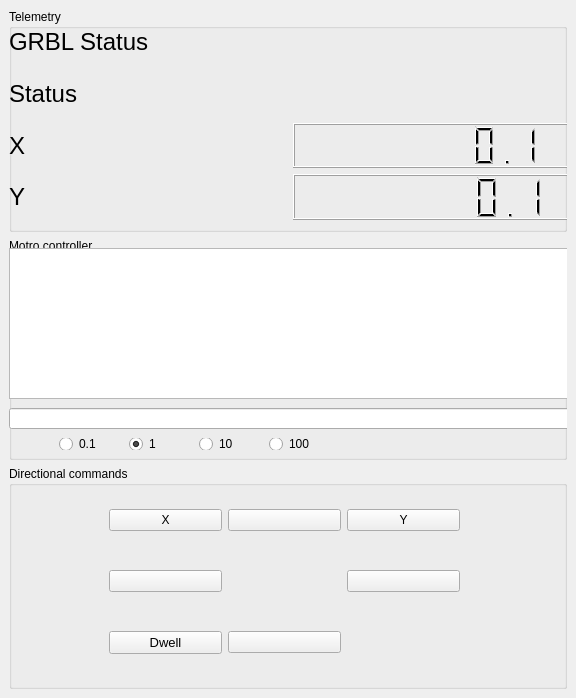
<?xml version="1.0" encoding="UTF-8"?>
<ui version="4.0">
 <class>MainWindow</class>
 <widget class="QMainWindow" name="MainWindow">
  <property name="geometry">
   <rect>
    <x>0</x>
    <y>0</y>
    <width>576</width>
    <height>698</height>
   </rect>
  </property>
  <property name="sizePolicy">
   <sizepolicy hsizetype="Fixed" vsizetype="Fixed">
    <horstretch>0</horstretch>
    <verstretch>0</verstretch>
   </sizepolicy>
  </property>
  <property name="windowTitle">
   <string>MainWindow</string>
  </property>
  <widget class="QWidget" name="centralwidget">
   <layout class="QVBoxLayout" name="verticalLayout_2">
    <item>
     <widget class="QGroupBox" name="groupBox_3">
      <property name="enabled">
       <bool>true</bool>
      </property>
      <property name="sizePolicy">
       <sizepolicy hsizetype="Preferred" vsizetype="Preferred">
        <horstretch>0</horstretch>
        <verstretch>0</verstretch>
       </sizepolicy>
      </property>
      <property name="title">
       <string>Telemetry</string>
      </property>
      <widget class="QWidget" name="gridLayoutWidget_2">
       <property name="geometry">
        <rect>
         <x>0</x>
         <y>10</y>
         <width>561</width>
         <height>201</height>
        </rect>
       </property>
       <layout class="QGridLayout" name="gridLayout">
        <item row="0" column="0">
         <widget class="QLabel" name="label">
          <property name="font">
           <font>
            <family>Arial</family>
            <pointsize>18</pointsize>
           </font>
          </property>
          <property name="text">
           <string>GRBL Status</string>
          </property>
         </widget>
        </item>
        <item row="4" column="2">
         <widget class="QLCDNumber" name="position_y">
          <property name="digitCount">
           <number>10</number>
          </property>
          <property name="value" stdset="0">
           <double>0.100000000000000</double>
          </property>
         </widget>
        </item>
        <item row="0" column="2">
         <widget class="QLabel" name="grbl_status">
          <property name="font">
           <font>
            <family>Arial</family>
            <pointsize>18</pointsize>
           </font>
          </property>
          <property name="text">
           <string/>
          </property>
         </widget>
        </item>
        <item row="4" column="0">
         <widget class="QLabel" name="label_4">
          <property name="font">
           <font>
            <family>Arial</family>
            <pointsize>18</pointsize>
           </font>
          </property>
          <property name="text">
           <string>Y</string>
          </property>
         </widget>
        </item>
        <item row="2" column="2">
         <widget class="QLCDNumber" name="position_x">
          <property name="digitCount">
           <number>10</number>
          </property>
          <property name="value" stdset="0">
           <double>0.100000000000000</double>
          </property>
         </widget>
        </item>
        <item row="2" column="0">
         <widget class="QLabel" name="label_3">
          <property name="font">
           <font>
            <family>Arial</family>
            <pointsize>18</pointsize>
           </font>
          </property>
          <property name="text">
           <string>X</string>
          </property>
         </widget>
        </item>
        <item row="1" column="0">
         <widget class="QLabel" name="label_2">
          <property name="font">
           <font>
            <family>Arial</family>
            <pointsize>18</pointsize>
           </font>
          </property>
          <property name="text">
           <string>Status</string>
          </property>
         </widget>
        </item>
        <item row="1" column="2">
         <widget class="QLabel" name="status">
          <property name="font">
           <font>
            <family>Arial</family>
            <pointsize>18</pointsize>
           </font>
          </property>
          <property name="text">
           <string/>
          </property>
         </widget>
        </item>
       </layout>
      </widget>
     </widget>
    </item>
    <item>
     <widget class="QGroupBox" name="groupBox_2">
      <property name="sizePolicy">
       <sizepolicy hsizetype="Preferred" vsizetype="Minimum">
        <horstretch>0</horstretch>
        <verstretch>0</verstretch>
       </sizepolicy>
      </property>
      <property name="title">
       <string>Motro controller</string>
      </property>
      <widget class="QPlainTextEdit" name="ramps_output">
       <property name="geometry">
        <rect>
         <x>0</x>
         <y>10</y>
         <width>561</width>
         <height>151</height>
        </rect>
       </property>
      </widget>
      <widget class="QLineEdit" name="ramps_input">
       <property name="geometry">
        <rect>
         <x>0</x>
         <y>170</y>
         <width>561</width>
         <height>21</height>
        </rect>
       </property>
      </widget>
      <widget class="QRadioButton" name="distance_point1">
       <property name="geometry">
        <rect>
         <x>50</x>
         <y>200</y>
         <width>51</width>
         <height>12</height>
        </rect>
       </property>
       <property name="text">
        <string>0.1</string>
       </property>
       <attribute name="buttonGroup">
        <string notr="true">distance_radio_group</string>
       </attribute>
      </widget>
      <widget class="QRadioButton" name="distance_1">
       <property name="geometry">
        <rect>
         <x>120</x>
         <y>200</y>
         <width>51</width>
         <height>12</height>
        </rect>
       </property>
       <property name="text">
        <string>1</string>
       </property>
       <property name="checked">
        <bool>true</bool>
       </property>
       <attribute name="buttonGroup">
        <string notr="true">distance_radio_group</string>
       </attribute>
      </widget>
      <widget class="QRadioButton" name="distance_10">
       <property name="geometry">
        <rect>
         <x>190</x>
         <y>200</y>
         <width>51</width>
         <height>12</height>
        </rect>
       </property>
       <property name="text">
        <string>10</string>
       </property>
       <attribute name="buttonGroup">
        <string notr="true">distance_radio_group</string>
       </attribute>
      </widget>
      <widget class="QRadioButton" name="distance_100">
       <property name="geometry">
        <rect>
         <x>260</x>
         <y>200</y>
         <width>51</width>
         <height>12</height>
        </rect>
       </property>
       <property name="text">
        <string>100</string>
       </property>
       <attribute name="buttonGroup">
        <string notr="true">distance_radio_group</string>
       </attribute>
      </widget>
     </widget>
    </item>
    <item>
     <widget class="QGroupBox" name="groupBox">
      <property name="title">
       <string>Directional commands</string>
      </property>
      <widget class="QWidget" name="gridLayoutWidget">
       <property name="geometry">
        <rect>
         <x>100</x>
         <y>10</y>
         <width>351</width>
         <height>211</height>
        </rect>
       </property>
       <layout class="QGridLayout" name="gridLayout_2">
        <item row="1" column="2">
         <widget class="QPushButton" name="right_button">
          <property name="text">
           <string/>
          </property>
          <property name="icon">
           <iconset resource="resources.qrc">
            <normaloff>:/Images/Images/right_arrow.svg</normaloff>:/Images/Images/right_arrow.svg</iconset>
          </property>
         </widget>
        </item>
        <item row="1" column="0">
         <widget class="QPushButton" name="left_button">
          <property name="text">
           <string/>
          </property>
          <property name="icon">
           <iconset resource="resources.qrc">
            <normaloff>:/Images/Images/left_arrow.svg</normaloff>:/Images/Images/left_arrow.svg</iconset>
          </property>
         </widget>
        </item>
        <item row="0" column="1">
         <widget class="QPushButton" name="up_button">
          <property name="text">
           <string/>
          </property>
          <property name="icon">
           <iconset resource="resources.qrc">
            <normaloff>:/Images/Images/up_arrow.svg</normaloff>:/Images/Images/up_arrow.svg</iconset>
          </property>
         </widget>
        </item>
        <item row="2" column="1">
         <widget class="QPushButton" name="down_button">
          <property name="text">
           <string/>
          </property>
          <property name="icon">
           <iconset resource="resources.qrc">
            <normaloff>:/Images/Images/down_arrow.svg</normaloff>:/Images/Images/down_arrow.svg</iconset>
          </property>
         </widget>
        </item>
        <item row="0" column="0">
         <widget class="QPushButton" name="home_x_button">
          <property name="text">
           <string>X</string>
          </property>
          <property name="icon">
           <iconset resource="resources.qrc">
            <normaloff>:/Images/Images/home.svg</normaloff>:/Images/Images/home.svg</iconset>
          </property>
         </widget>
        </item>
        <item row="0" column="2">
         <widget class="QPushButton" name="home_y_button">
          <property name="text">
           <string>Y</string>
          </property>
          <property name="icon">
           <iconset resource="resources.qrc">
            <normaloff>:/Images/Images/home.svg</normaloff>:/Images/Images/home.svg</iconset>
          </property>
         </widget>
        </item>
        <item row="2" column="0">
         <widget class="QPushButton" name="dwell_button">
          <property name="font">
           <font>
            <pointsize>10</pointsize>
           </font>
          </property>
          <property name="text">
           <string>Dwell</string>
          </property>
         </widget>
        </item>
       </layout>
      </widget>
     </widget>
    </item>
   </layout>
  </widget>
 </widget>
 <resources>
  <include location="resources.qrc"/>
 </resources>
 <connections/>
 <buttongroups>
  <buttongroup name="distance_radio_group"/>
 </buttongroups>
</ui>
